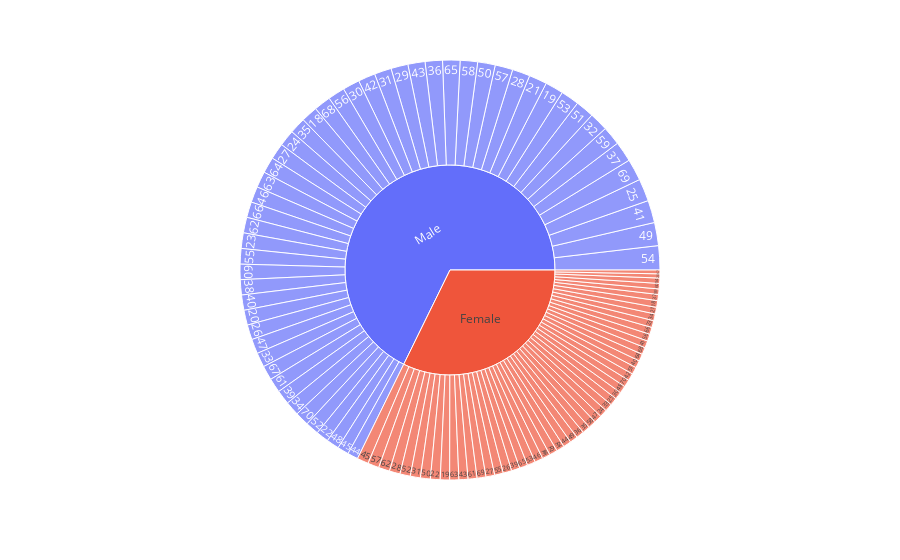

Notebook cell for this chart:
### Code cell
px.sunburst(data_frame= shop , path = ['Gender' ,'Age'] , values='Purchase Amount (USD)')

### Figure 1 — Plotly figure (JSON) as saved in the notebook; plotly's stock layout.template omitted (floating-point values rounded to 4 significant figures)
{"data": [{"branchvalues": "total", "domain": {"x": [0, 1], "y": [0, 1]}, "hovertemplate": "labels=%{label}<br>Purchase Amount (USD)=%{value}<br>parent=%{parent}<br>id=%{id}<extra></extra>", "ids": ["Female/18", "Male/18", "Female/19", "Male/19", "Female/20", "Male/20", "Female/21", "Male/21", "Female/22", "Male/22", "Female/23", "Male/23", "Female/24", "Male/24", "Female/25", "Male/25", "Female/26", "Male/26", "Female/27", "Male/27", "Female/28", "Male/28", "Female/29", "Male/29", "Female/30", "Male/30", "Female/31", "Male/31", "Female/32", "Male/32", "Female/33", "Male/33", "Female/34", "Male/34", "Female/35", "Male/35", "Female/36", "Male/36", "Female/37", "Male/37", "Female/38", "Male/38", "Female/39", "Male/39", "Female/40", "Male/40", "Female/41", "Male/41", "Female/42", "Male/42", "Female/43", "Male/43", "Female/44", "Male/44", "Female/45", "Male/45", "Female/46", "Male/46", "Female/47", "Male/47", "Female/48", "Male/48", "Female/49", "Male/49", "Female/50", "Male/50", "Female/51", "Male/51", "Female/52", "Male/52", "Female/53", "Male/53", "Female/54", "Male/54", "Female/55", "Male/55", "Female/56", "Male/56", "Female/57", "Male/57", "Female/58", "Male/58", "Female/59", "Male/59", "Female/60", "Male/60", "Female/61", "Male/61", "Female/62", "Male/62", "Female/63", "Male/63", "Female/64", "Male/64", "Female/65", "Male/65", "Female/66", "Male/66", "Female/67", "Male/67", "Female/68", "Male/68", "Female/69", "Male/69", "Female/70", "Male/70", "Female", "Male"], "labels": ["18", "18", "19", "19", "20", "20", "21", "21", "22", "22", "23", "23", "24", "24", "25", "25", "26", "26", "27", "27", "28", "28", "29", "29", "30", "30", "31", "31", "32", "32", "33", "33", "34", "34", "35", "35", "36", "36", "37", "37", "38", "38", "39", "39", "40", "40", "41", "41", "42", "42", "43", "43", "44", "44", "45", "45", "46", "46", "47", "47", "48", "48", "49", "49", "50", "50", "51", "51", "52", "52", "53", "53", "54", "54", "55", "55", "56", "56", "57", "57", "58", "58", "59", "59", "60", "60", "61", "61", "62", "62", "63", "63", "64", "64", "65", "65", "66", "66", "67", "67", "68", "68", "69", "69", "70", "70", "Female", "Male"], "name": "", "parents": ["Female", "Male", "Female", "Male", "Female", "Male", "Female", "Male", "Female", "Male", "Female", "Male", "Female", "Male", "Female", "Male", "Female", "Male", "Female", "Male", "Female", "Male", "Female", "Male", "Female", "Male", "Female", "Male", "Female", "Male", "Female", "Male", "Female", "Male", "Female", "Male", "Female", "Male", "Female", "Male", "Female", "Male", "Female", "Male", "Female", "Male", "Female", "Male", "Female", "Male", "Female", "Male", "Female", "Male", "Female", "Male", "Female", "Male", "Female", "Male", "Female", "Male", "Female", "Male", "Female", "Male", "Female", "Male", "Female", "Male", "Female", "Male", "Female", "Male", "Female", "Male", "Female", "Male", "Female", "Male", "Female", "Male", "Female", "Male", "Female", "Male", "Female", "Male", "Female", "Male", "Female", "Male", "Female", "Male", "Female", "Male", "Female", "Male", "Female", "Male", "Female", "Male", "Female", "Male", "Female", "Male", "", ""], "type": "sunburst", "values": [1194, 2945, 1675, 3266, 747, 2677, 1198, 3225, 1744, 2267, 1239, 2790, 1383, 2908, 1356, 4016, 1540, 2672, 1568, 2892, 1920, 3184, 1437, 3062, 1334, 3040, 1807, 3057, 1435, 3361, 1368, 2592, 1208, 2551, 1402, 2912, 1403, 3108, 1101, 3636, 1439, 2730, 1499, 2558, 1298, 2728, 1257, 4025, 1300, 3057, 1626, 3072, 1423, 1889, 2048, 2037, 1460, 2858, 1392, 2627, 1312, 2264, 1411, 4141, 1782, 3148, 1300, 3301, 1858, 2397, 1462, 3290, 953, 4329, 1550, 2784, 1257, 3036, 2021, 3179, 1398, 3123, 982, 3366, 981, 2749, 1601, 2571, 2007, 2802, 1641, 2878, 1287, 2883, 1473, 3117, 1257, 2808, 680, 2578, 1272, 3015, 1596, 3888, 1309, 2501, 75191, 157890]}], "layout": {"legend": {"tracegroupgap": 0}, "margin": {"t": 60}}}
